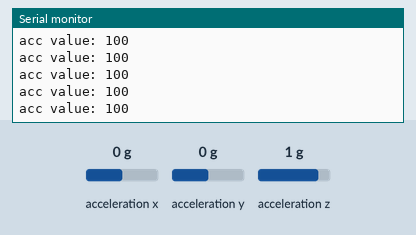
Simulated run of this sketch. Board: Arduino Nano 33 BLE. Shown: the last lines printed to the serial monitor. The test bench sets the inputs (shaded band); at power-on: acceleration x 0 g, acceleration y 0 g, acceleration z 1 g. Nothing arrives over Bluetooth unless stated; a phone connects over Bluetooth LE 3 s after start.

Above: at 3.8 s.
3.9 s: acceleration x set to -1.4 g
At 4.8 s:
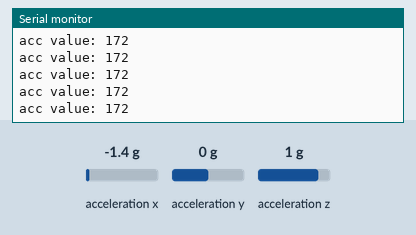
5.4 s: acceleration y set to -1.4 g
At 6.3 s:
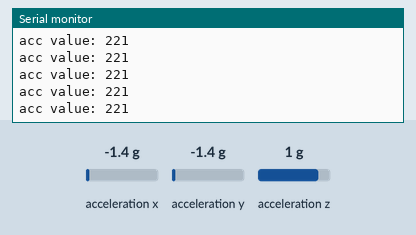
6.9 s: acceleration z set to -1.4 g
Timing chart, 0 to 7.5 s (numbered marks = the images above; inputs shaded):
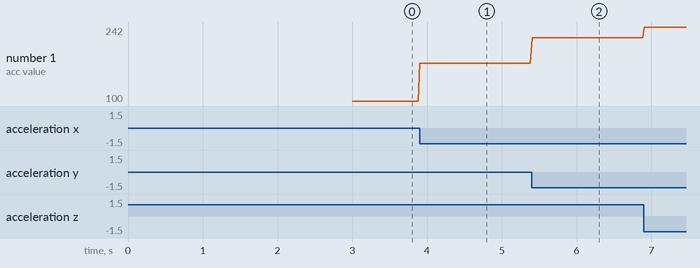

Measured:
- after the input at 3.9 s, the serial monitor: prints a new line at once (image 1)
- after the input at 5.4 s, the serial monitor: prints a new line at once (image 2)
- plotted number 1: 100 → 172 after the input at 3.9 s, 172 → 221 after the input at 5.4 s, 221 → 242 after the input at 6.9 s

The sketch:

Chair_Stand_Arduino.ino
```cpp
#include <ArduinoBLE.h>
#include <Arduino_LSM9DS1.h>

BLEService AccelerationService("1111");
BLEUnsignedCharCharacteristic AccServiceChar("2100", BLERead | BLENotify); // Acclerometer
//BLEUnsignedCharCharacteristic AccServiceChar1("2101", BLERead | BLENotify);
//BLEUnsignedCharCharacteristic AccServiceChar2("2102", BLERead | BLENotify);

float x, y, z;
float acc;
int acc1;
int btconnected = 0;

void getIMUvalues()
{
  if (IMU.accelerationAvailable())
  {
    IMU.readAcceleration(x, y, z);


    acc=sqrt(pow(x,2)+pow(y,2)+pow(z,2));
    acc1=acc*100;
  }

  /*Serial.print("AY value: ");
  Serial.println(ay);
  Serial.print("AZ value: ");
  Serial.println(az);*/
}


void initBLE()
{
  while (!Serial);
  Serial.println("Started");

  if(!BLE.begin())
  {
    Serial.println("BLE start failed!");
    while(1);
  }

  if (!IMU.begin())
  {
    Serial.println("Failed to initialize IMU!");
    while (1);
  }

  // Init serial communication, set local name for BLE device
  BLE.setLocalName("Accelerationservice");
  BLE.setAdvertisedService(AccelerationService);
  AccelerationService.addCharacteristic(AccServiceChar);

  BLE.addService(AccelerationService);

  BLE.advertise();
  Serial.println("Bluetooth device active, waiting for connections...");
}

void advertiseBLE() // Send BLE data
{
  // Start advertising BLE
  BLEDevice central = BLE.central();
  if(central)
  {
    Serial.print("Connected to central: ");
    Serial.println(central.address());
    btconnected = 1;

    while(central.connected()) // Continiously send data to connected device
    {
      getIMUvalues();

      Serial.print("acc value: ");
      Serial.println(acc1);

      AccServiceChar.writeValue(acc1);
      delay(20);
    }
  }
  Serial.print("Disconnected from central: ");
  Serial.println(central.address());
  btconnected = 0;
}

void setup() {

  initBLE();

}

void loop() {
  // put your main code here, to run repeatedly:
  Serial.begin(9600);
  advertiseBLE();
}
```
